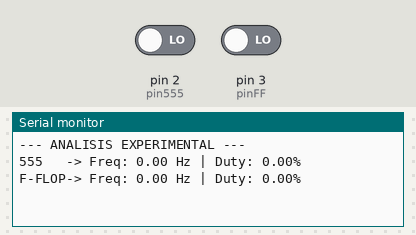
The sketch below on a simulated Arduino Uno, built with avr-gcc and run on an emulated ATmega328P. Parts: the last lines printed to the serial monitor. Inputs (shaded band) come from the test bench; at power-on: pin 2 (pin555) LOW, pin 3 (pinFF) LOW.

Above: at 1.2 s.
1.3 s: pin 2 (pin555) driven HIGH
2.8 s: pin 3 (pinFF) driven HIGH
At 3.8 s:
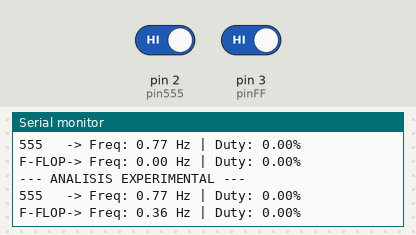
4.3 s: pin 2 (pin555) driven LOW
5.8 s: pin 3 (pinFF) driven LOW
At 6.8 s:
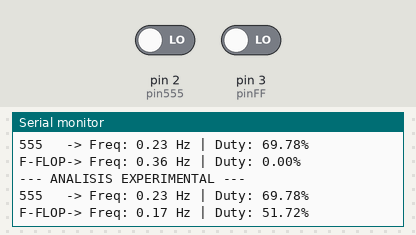
Timing chart, 0 to 8.3 s (numbered marks = the images above; inputs shaded):
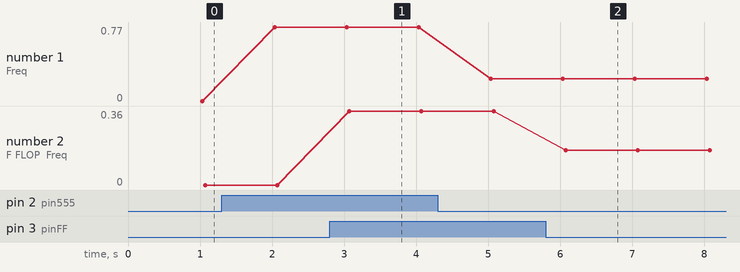

Measured:
- after the input at 2.8 s, the serial monitor: prints a new line after 0.27 s (image 1)
- after the input at 5.8 s, the serial monitor: prints a new line after 0.27 s (image 2)
- plotted number 1: 0 → 0.77 after the input at 1.3 s, 0.77 → 0.23 after the input at 4.3 s
- plotted number 2: 0 → 0.36 after the input at 2.8 s, 0.36 → 0.17 after the input at 5.8 s

The sketch:

temporizador.ino
```cpp
/* Main.ino file generated by New Project wizard
 *
 * Created:   Wed Apr 22 2026
 * Processor: Arduino Uno
 * Compiler:  Arduino AVR (Proteus)
 */

// Peripheral Configuration Code (do not edit)
//---CONFIG_BEGIN---
//---CONFIG_END---


// --- ALGORITMO 5: Multicanal (dos señales independientes) ---
// Pines de adquisición (Fase 3)
const int pin555 = 2; // Canal 1
const int pinFF  = 3; // Canal 2

// Variables de estado y tiempo
bool prev555 = LOW, prevFF = LOW;
unsigned long tUltChange555 = 0, tUltChangeFF = 0;
unsigned long tHigh555 = 0, tLow555 = 0;
unsigned long tHighFF  = 0, tLowFF  = 0;
unsigned long tReporte = 0;

void setup() {
  pinMode(pin555, INPUT);
  pinMode(pinFF, INPUT);
  Serial.begin(9600);
}

void loop() {
  unsigned long tAhora = millis();

  // --- ALGORITMO 5: Canal 1 (NE555)
  bool cur555 = digitalRead(pin555);

  // ALGORITMO 1: Detección de flancos
  if (cur555 != prev555) {

    // ALGORITMO 4: Medición de tiempos HIGH y LOW
    if (cur555 == LOW) {
      tHigh555 = tAhora - tUltChange555;
    } else {
      tLow555 = tAhora - tUltChange555;
    }

    tUltChange555 = tAhora;
    prev555 = cur555;
  }

  // --- ALGORITMO 5: Canal 2 (Flip-Flop)
  bool curFF = digitalRead(pinFF);

  // ALGORITMO 1: Detección de flancos
  if (curFF != prevFF) {

    // ALGORITMO 4: Medición de tiempos HIGH y LOW
    if (curFF == LOW) {
      tHighFF = tAhora - tUltChangeFF;
    } else {
      tLowFF = tAhora - tUltChangeFF;
    }

    tUltChangeFF = tAhora;
    prevFF = curFF;
  }

  // REPORTE DE RESULTADOS Y CÁLCULOS (FASE 5)
  if (tAhora - tReporte >= 1000) {
    float f555 = 0, d555 = 0, fFF = 0, dFF = 0;

    if((tHigh555 + tLow555) > 0) {
       // ALGORITMO 2: Medición de Periodo (Suma de High + Low)
       unsigned long periodo555 = tHigh555 + tLow555;

       // ALGORITMO 3: Cálculo de frecuencia
       f555 = 1000.0 / periodo555;

       // ALGORITMO 4: Cálculo final de Duty Cycle
       d555 = (float)tHigh555 / periodo555 * 100.0;
    }

    if((tHighFF + tLowFF) > 0) {
       // ALGORITMO 2: Periodo
       unsigned long periodoFF = tHighFF + tLowFF;

       // ALGORITMO 3: Frecuencia
       fFF = 1000.0 / periodoFF;

       // ALGORITMO 4: Duty Cycle
       dFF = (float)tHighFF / periodoFF * 100.0;
    }

    // --- ALGORITMO 5: Visualización de resultados
    Serial.println("--- ANALISIS EXPERIMENTAL ---");
    Serial.print("555   -> Freq: "); Serial.print(f555); Serial.print(" Hz | Duty: "); Serial.print(d555); Serial.println("%");
    Serial.print("F-FLOP-> Freq: "); Serial.print(fFF);  Serial.print(" Hz | Duty: "); Serial.print(dFF);  Serial.println("%");
    tReporte = tAhora;
  }
}
```
